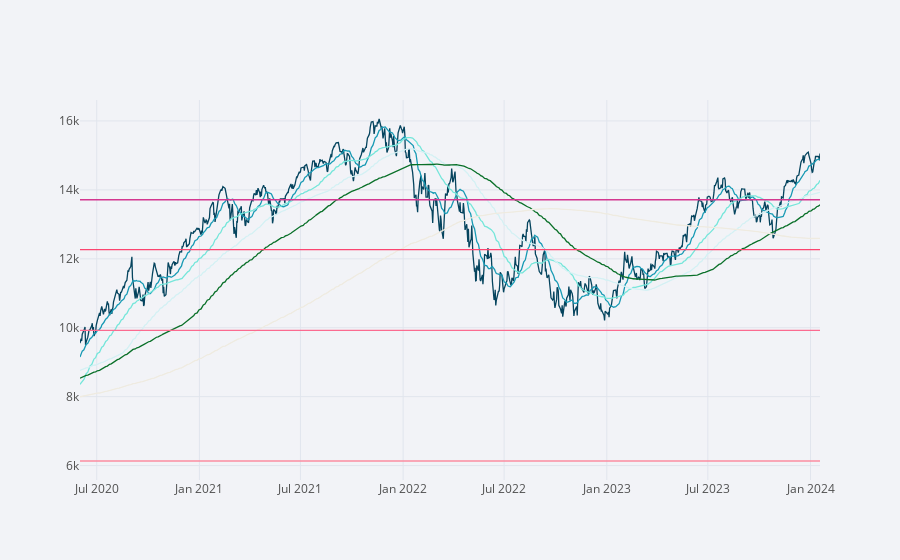

The code cell stored with this chart in its notebook:
### Code cell
df_sig_p4.iplot(legend=False, color=['#05445E', '#189AB4', '#75E6DA', '#D4F1F4', '#0A7029',
                   '#EFEBE0', '#FB8DA0', '#FB6B90', '#FB4570', '#D43790', '#EC8FD0', '#870A30'])
## plt.yscale("log")
plt.show()

### Figure 1 — Plotly figure (JSON) as saved in the notebook; plotly's stock layout.template omitted (floating-point values rounded to 4 significant figures; data arrays with more than 128 entries replaced by an {"elided": "..."} marker saying what was removed)
{"data": [{"line": {"color": "rgba(5, 68, 94, 1.0)", "dash": "solid", "shape": "linear", "width": 1.3}, "mode": "lines", "name": "^IXIC", "text": "", "type": "scatter", "x": {"elided": "917 str values"}, "y": {"elided": "917 float values"}}, {"line": {"color": "rgba(24, 154, 180, 1.0)", "dash": "solid", "shape": "linear", "width": 1.3}, "mode": "lines", "name": "M20", "text": "", "type": "scatter", "x": {"elided": "917 str values"}, "y": {"elided": "917 float values"}}, {"line": {"color": "rgba(117, 230, 218, 1.0)", "dash": "solid", "shape": "linear", "width": 1.3}, "mode": "lines", "name": "M60", "text": "", "type": "scatter", "x": {"elided": "917 str values"}, "y": {"elided": "917 float values"}}, {"line": {"color": "rgba(212, 241, 244, 1.0)", "dash": "solid", "shape": "linear", "width": 1.3}, "mode": "lines", "name": "M120", "text": "", "type": "scatter", "x": {"elided": "917 str values"}, "y": {"elided": "917 float values"}}, {"line": {"color": "rgba(10, 112, 41, 1.0)", "dash": "solid", "shape": "linear", "width": 1.3}, "mode": "lines", "name": "M200", "text": "", "type": "scatter", "x": {"elided": "917 str values"}, "y": {"elided": "917 float values"}}, {"line": {"color": "rgba(239, 235, 224, 1.0)", "dash": "solid", "shape": "linear", "width": 1.3}, "mode": "lines", "name": "M500", "text": "", "type": "scatter", "x": {"elided": "917 str values"}, "y": {"elided": "917 float values"}}, {"line": {"color": "rgba(251, 141, 160, 1.0)", "dash": "solid", "shape": "linear", "width": 1.3}, "mode": "lines", "name": "F-4", "text": "", "type": "scatter", "x": {"elided": "917 str values"}, "y": {"elided": "917 float values"}}, {"line": {"color": "rgba(251, 107, 144, 1.0)", "dash": "solid", "shape": "linear", "width": 1.3}, "mode": "lines", "name": "F-3", "text": "", "type": "scatter", "x": {"elided": "917 str values"}, "y": {"elided": "917 float values"}}, {"line": {"color": "rgba(251, 69, 112, 1.0)", "dash": "solid", "shape": "linear", "width": 1.3}, "mode": "lines", "name": "F-2", "text": "", "type": "scatter", "x": {"elided": "917 str values"}, "y": {"elided": "917 float values"}}, {"line": {"color": "rgba(212, 55, 144, 1.0)", "dash": "solid", "shape": "linear", "width": 1.3}, "mode": "lines", "name": "F-1", "text": "", "type": "scatter", "x": {"elided": "917 str values"}, "y": {"elided": "917 float values"}}], "layout": {"legend": {"bgcolor": "#F2F3F7", "font": {"color": "#505050"}}, "paper_bgcolor": "#F2F3F7", "plot_bgcolor": "#F2F3F7", "showlegend": false, "title": {"font": {"color": "#484848"}}, "xaxis": {"gridcolor": "#E1E5ED", "showgrid": true, "tickfont": {"color": "#505050"}, "title": {"font": {"color": "#505050"}, "text": ""}, "zerolinecolor": "#E1E5ED"}, "yaxis": {"gridcolor": "#E1E5ED", "showgrid": true, "tickfont": {"color": "#505050"}, "title": {"font": {"color": "#505050"}, "text": ""}, "zerolinecolor": "#E1E5ED"}}}
